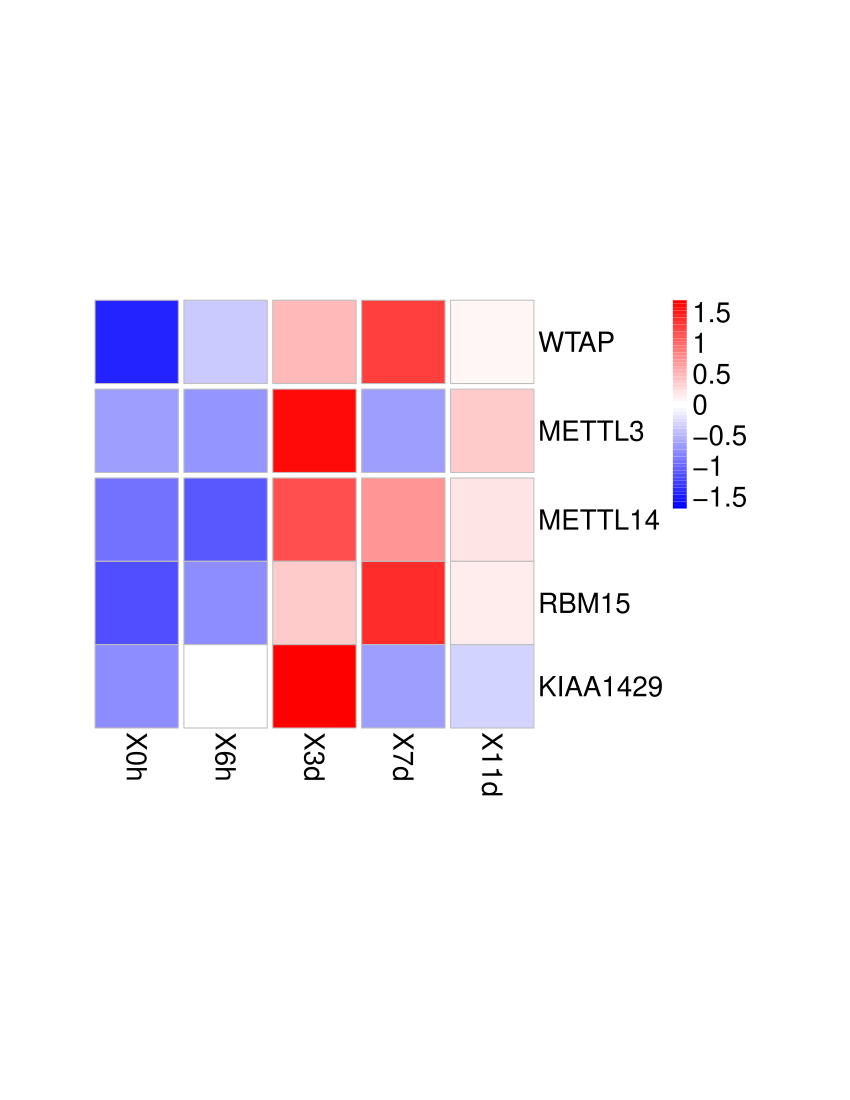

Source code (R):
require(graphics)
require(grDevices)
library(gplots)
library(pheatmap)
a<-read.table("E:/expression1.txt",head=T,stringsAsFactors = F,row.names=1)
pheatmap(a,scale="row",cluster_rows = F,cluster_cols = F,show_colnames=T,show_rownames=T,legend=T,border_color="grey",color=colorpanel(60,"blue","white","red"),fontsize = 20,cellwidth = 60, cellheight = 60,gaps_row=c(1:2),cuttree_cols=4, gaps_col=c(1:4),cuttree_rows=2);
